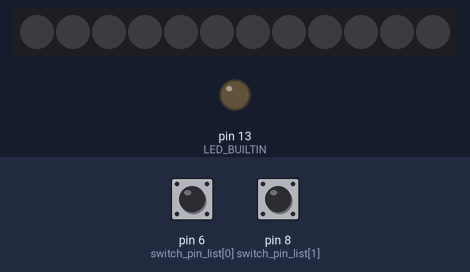
A sketch run on a simulated Arduino Uno, built with avr-gcc and run on an emulated ATmega328P. On the bench: 12 RGB LEDs in strip order, left to right, output pins drawn as LEDs (lit = HIGH). The inputs (shaded band) are chosen by the test bench; at power-on: pin 6 (switch_pin_list[0]) HIGH, pin 8 (switch_pin_list[1]) HIGH. Dim RGB values are drawn brighter than linear; random numbers use the default seed unless the sketch sets one; what the sketch prints to the serial monitor is not drawn.

Above: at 1.2 s.
1.3 s: pin 6 (switch_pin_list[0]) pulled LOW for 0.15 s
At 1.76 s:
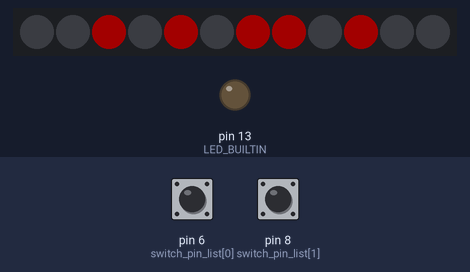
2.0 s: pin 8 (switch_pin_list[1]) pulled LOW for 0.15 s
At 2.36 s:
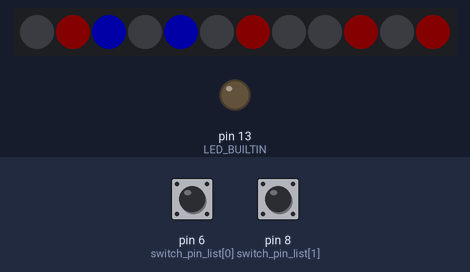
2.7 s: pin 8 (switch_pin_list[1]) pulled LOW for 3.2 s
At 7.1 s:
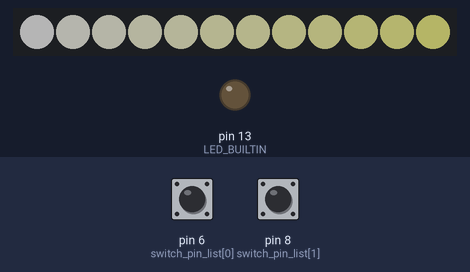
7.4 s: pin 6 (switch_pin_list[0]) pulled LOW for 1 s
At 9.2 s:
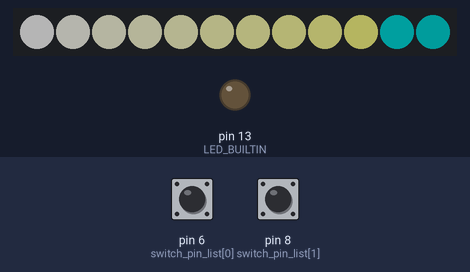
9.9 s: pin 6 (switch_pin_list[0]) pulsed LOW 5 times (0.12 s each, 0.3 s apart)
At 12.0 s:
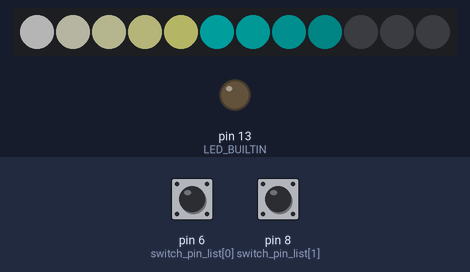
Timing chart, 0 to 13.5 s (numbered marks = the images above; inputs shaded):
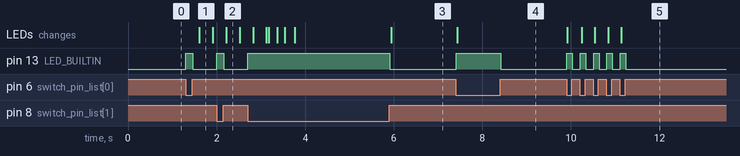

The sketch:

NeoPixelRing_Workbench.ino
```cpp
#define TRACE_ON
//#define TRACE_OUTPUT
//#define TRACE_OUTPUT_HIGH

#include <Adafruit_NeoPixel.h>
#include "particle.h"

typedef struct{
  byte red;
  byte green;
  byte blue;
} colorRGB_t;


#define PIXEL_PIN    7    // Digital IO pin connected to the NeoPixels.

#define PIXEL_COUNT 12

// Parameter 1 = number of pixels in strip,  neopixel stick has 8
// Parameter 2 = pin number (most are valid)
// Parameter 3 = pixel type flags, add together as needed:
//   NEO_RGB     Pixels are wired for RGB bitstream
//   NEO_GRB     Pixels are wired for GRB bitstream, correct for neopixel stick
//   NEO_KHZ400  400 KHz bitstream (e.g. FLORA pixels)
//   NEO_KHZ800  800 KHz bitstream (e.g. High Density LED strip), correct for neopixel stick

#define FPS 30
#define FRAME_DELAY 1000/FPS
#define BALL_COLOR strip.Color(200, 200, 0)  // Yellow
#define BALL_COLOR_AFTER_GLOW strip.Color(20, 10, 0)  // Yellow
#define BLACK_COLOR strip.Color(0, 0, 0)
#define BASE_A_COLOR(i) dimmedColor(0, 255, 255,i)
#define BASE_B_COLOR(i) dimmedColor(50, 00,0,i)

colorRGB_t base_a_color = {0,255,255};

  #define PARTICLE_COUNT 10
  static Particle particles[PARTICLE_COUNT];

unsigned long output_frame_millis=0;
unsigned long output_frame_number=0;

Adafruit_NeoPixel strip = Adafruit_NeoPixel(PIXEL_COUNT, PIXEL_PIN, NEO_GRB + NEO_KHZ800);

enum program_t {
  dimgrading_scene,
  particle_party_1,
  particle_party_2
};

program_t current_program=particle_party_2;
//program_t current_program=dimgrading_scene;

/*  ************************  dimgrading_scene **************************
 *  *********************************************************************
 */

unsigned long output_draw_dimgrading_scene()
{
  static int intensity=255;
  static int change_velocity=-10;
  static int contrast=10;
  static int contrast_velocity=3;


  if(input_button_A_gotPressed()) {
    contrast+=contrast_velocity;
    #ifdef TRACE_OUTPUT
      Serial.print(F("Contrast:"));Serial.println(contrast);
    #endif
    if(contrast<1)
    {
      contrast_velocity= - contrast_velocity;
      contrast=2;
    }
    if(contrast>60)
    {
      contrast_velocity= - contrast_velocity;
      contrast=57;
    }
  }

  if(input_button_B_gotPressed()) {
    intensity+=change_velocity;
    #ifdef TRACE_OUTPUT
      Serial.print(F("Intensity:"));Serial.println(intensity);
    #endif
    if(intensity<0)
    {
      change_velocity= - change_velocity;
      intensity=0;
    }
    if(intensity>255)
    {
      change_velocity= - change_velocity;
      intensity=255;
    }
  }

  unsigned long current_frame_duration=millis()-output_frame_millis;
  if(current_frame_duration<FRAME_DELAY) return FRAME_DELAY-current_frame_duration;
  output_frame_millis=millis();
  output_frame_number++;
    #ifdef TRACE_OUTPUT_HIGH
      Serial.print(F("Frame:"));Serial.println(output_frame_number);
    #endif
  for(int i=0;i<PIXEL_COUNT;i++) {
    strip.setPixelColor(i,dimmedColorRGB(base_a_color,(intensity-i*contrast)));
  }
  strip.show();
}

/*  ************************  output_draw_particle_party_1 **************************
 *  *********************************************************************
 */
void output_draw_particle_party_1()
{


  int i;

  if(input_button_A_gotPressed()) {

      for(i=0;i<PARTICLE_COUNT;i++)
      {
        if(!particles[i].isAlive()) {
          particles[i].igniteRandom(11,-600);
          break;
        }
     }
  }
  if(input_button_B_gotPressed()) {

      for(i=0;i<PARTICLE_COUNT;i++)
      {
        if(!particles[i].isAlive()) {
          particles[i].igniteRandom(0,600);
          break;
        }
     }
  }

  unsigned long current_frame_duration=millis()-output_frame_millis;
  if(current_frame_duration<FRAME_DELAY) return FRAME_DELAY-current_frame_duration;
  output_frame_millis=millis();
  output_frame_number++;
  #ifdef TRACE_OUTPUT
      Serial.print(F("Frame:"));Serial.println(output_frame_number);
  #endif


  for(i=0;i<PIXEL_COUNT;i++) {// clear strip
    strip.setPixelColor(i,0);
  }
  for(i=0;i<PARTICLE_COUNT;i++) {
    if(particles[i].isAlive()) {
      particles[i].draw(strip);
      particles[i].frameTick(output_frame_number);
    }
  }
  strip.show();
}

/*  ************************  output_draw_particle_party_2 **************************
 *  *********************************************************************
 */
void output_draw_particle_party_2()
{

  int i;

  if(input_button_A_gotPressed()) {

      for(i=0;i<PARTICLE_COUNT;i++)
      {
        if(!particles[i].isAlive()&&i%2) {
          particles[i].ignite(255,0,0,11,-100-150*i);
        }
     }
  }
  if(input_button_B_gotPressed()) {

      for(i=0;i<PARTICLE_COUNT;i++)
      {
        if(!particles[i].isAlive()&&i%2==0) {
          particles[i].ignite(0,0,255,0+(i)/3,230+50*i);
        }
     }
  }

  unsigned long current_frame_duration=millis()-output_frame_millis;
  if(current_frame_duration<FRAME_DELAY) return FRAME_DELAY-current_frame_duration;
  output_frame_millis=millis();
  output_frame_number++;
  #ifdef TRACE_OUTPUT
      Serial.print(F("Frame:"));Serial.println(output_frame_number);
  #endif


  for(i=0;i<PIXEL_COUNT;i++) {// clear strip
    strip.setPixelColor(i,0);
  }
  for(i=0;i<PARTICLE_COUNT;i++) {
    if(particles[i].isAlive()) {
      particles[i].draw(strip);
      particles[i].frameTick(output_frame_number);
    }
  }
  strip.show();
}
/*  ************************  Helper  ************************************
 *  *********************************************************************
 */


uint32_t dimmedColor(int r,int g,int b,int i)
{
  if(i<0)i=0;
  if(i>255)i=255;
  return strip.Color((r*i)/255, (g*i)/255, (b*i)/255);
}

uint32_t dimmedColorRGB(colorRGB_t color,int i)
{
  if(i<0)i=0;
  if(i>255)i=255;
  return strip.Color(color.red*i/255, color.green*i/255, color.blue*i/255);
}

/*  ************************  setup  ************************************
 *  *********************************************************************
 */

void setup() {

   input_setup();
  #ifdef TRACE_ON
    char compile_signature[] = "--- START (Build: " __DATE__ " " __TIME__ ") ---";
    Serial.begin(9600);
    Serial.println(compile_signature);
  #endif

  strip.begin();
  strip.show(); // Initialize all pixels to 'off'
  strip.setBrightness(64);
}

/*  ************************  loop  ************************************
 *  *********************************************************************
 */
void loop() {
   input_capture_tick();

   switch (current_program) {
    case dimgrading_scene:
              // TODO Check buttons to switch to next scene
              output_draw_dimgrading_scene();
             if(input_button_B_gotReleased() && input_getLastPressDuration()>3000)
                 current_program=particle_party_1;
              break;
    case particle_party_1:

              output_draw_particle_party_1();
              if(input_button_B_gotReleased() && input_getLastPressDuration()>3000)
                 current_program=particle_party_1;

              break;
    case particle_party_2:

              output_draw_particle_party_2();
              if(input_button_B_gotReleased() && input_getLastPressDuration()>3000)
                 current_program=dimgrading_scene;

              break;
    default:
         Serial.println(F("Bad program")); delay(1000);
   }
}
```

input.ino
```cpp
/* Functions to handle all input elements */


// Activate general trace output


#define TRACE_ON

//#ifdef TRACE_ON
#define TRACE_PUSH_WITH_BUILTIN
//#define TRACE_INPUT
//#define TRACE_INPUT_HIGH
//#define TRACE_INPUT_RETRIEVAL
//#endif

/* Port constants --> check the IDS Function */

#define PORT_MAIN_SWITCH 8

const byte switch_pin_list[] = {6,    // Button A
                                8,    // Button B
                               };

const unsigned int debounce_mask[] =
{ /* length of every bit depends on timer interrupt interval */
  0x0007,    // Button A
  0x0007,    // Button B
};
#define INPUT_PORT_COUNT sizeof(switch_pin_list)


volatile bool setupComplete = false;

volatile unsigned int raw_state_register[INPUT_PORT_COUNT];
volatile unsigned int raw_state;
volatile unsigned int debounced_state = 0; /* Debounced state with history to last cycle managed by the ISR */
volatile unsigned long input_last_change_time = 0;

unsigned int tick_state = 0;              /* State provided in the actual tick, with change indication to last tick */

#ifdef TRACE_INPUT_traceValue_acceleration
volatile byte traceValue_acceleration=0;
volatile int traceValue_turn_interval=0;
#endif


#define INPUT_BITIDX_BUTTON_A 0
#define INPUT_BITIDX_BUTTON_B 2
/*                                         76543210 */


#define INPUT_BUTTON_A_BITS                  0x0003
#define INPUT_BUTTON_A_IS_PRESSED_PATTERN    0x0003
#define INPUT_BUTTON_A_GOT_PRESSED_PATTERN   0x0001
#define INPUT_BUTTON_A_GOT_RELEASED_PATTERN  0x0002
#define INPUT_BUTTON_B_BITS                  0x000C
#define INPUT_BUTTON_B_IS_PRESSED_PATTERN    0x000C
#define INPUT_BUTTON_B_GOT_PRESSED_PATTERN   0x0004
#define INPUT_BUTTON_B_GOT_RELEASED_PATTERN  0x0008


/* Masks for debounce handling */

#define INPUT_CURRENT_BITS 0x5555
#define INPUT_PREVIOUS_BITS 0xaaaa

/* Timing tracker */
unsigned long last_press_start_time=0;
unsigned long last_press_end_time=0;
bool input_enabled=true;


/* ********************************************************************************************************** */
/*               Interface functions                                                                          */

/* ------------- General Information --------------- */

int input_getMillisSinceLastEvent() {
  return (millis() - input_last_change_time);
}

long input_getCurrentPressDuration()
{
  #ifdef TRACE_INPUT
    Serial.print(F("input CurrentPressDuration:"));
    Serial.println(millis()-last_press_start_time);
  #endif

  return millis()-last_press_start_time;
}

long input_getLastPressDuration()
{
  return  last_press_end_time-last_press_start_time;
}

/* ------------- Button events --------------- */

bool input_button_A_gotPressed()
{

  return input_enabled && ((tick_state & INPUT_BUTTON_A_BITS) == INPUT_BUTTON_A_GOT_PRESSED_PATTERN);
}

bool input_button_A_isPressed()
{
  return input_enabled && ((tick_state & INPUT_BUTTON_A_BITS) == INPUT_BUTTON_A_IS_PRESSED_PATTERN);
}

byte input_button_A_gotReleased()
{
  return input_enabled && ((tick_state & INPUT_BUTTON_A_BITS) == INPUT_BUTTON_A_GOT_RELEASED_PATTERN);
}


bool input_button_B_gotPressed()
{
    #ifdef TRACE_INPUT_RETRIEVAL
      Serial.print(F("call input_button_B_gotPressed"));Serial.println(tick_state,HEX);
    #endif
  return input_enabled && ((tick_state & INPUT_BUTTON_B_BITS) == INPUT_BUTTON_B_GOT_PRESSED_PATTERN);
}

bool input_button_B_isPressed()
{
  return input_enabled && ((tick_state & INPUT_BUTTON_B_BITS) == INPUT_BUTTON_B_IS_PRESSED_PATTERN);
}

byte input_button_B_gotReleased()
{
  return input_enabled && ((tick_state & INPUT_BUTTON_B_BITS) == INPUT_BUTTON_B_GOT_RELEASED_PATTERN);
}


/* ------------- Operations ----------------- */


/* Disable input until all buttons have been released */

void input_pauseUntilRelease()
{
  input_enabled=false;
}

/* *************************** internal implementation *************************** */


/* **** Timer 1 interrupt function to track the state changes direct attached buttons and switches
*/

ISR(TIMER1_COMPA_vect)
{
  static unsigned long last_turn_event=0;
  unsigned long turn_event_interval=0;
  TCNT1 = 0;             // reset the counter register

  if (!setupComplete) return;

  /* copy debounce of state of last cycle  to history bits */
  debounced_state = (debounced_state & INPUT_CURRENT_BITS) << 1
                    | (debounced_state & INPUT_CURRENT_BITS);

  /* Get state of all switches */
  for (byte i = 0; i < INPUT_PORT_COUNT; i++) { // for all input ports configured

    // Push  actual reading into the raw state registers
    raw_state_register[i] <<= 1;
    raw_state_register[i] |= !digitalRead(switch_pin_list[i]);
    bitWrite(raw_state, i * 2, raw_state_register[i] & 0x0001); /* and the current status bits */

    // if raw state is stable  copy it to debounced state
    if ((raw_state_register[i] & 0x001f) == 0x0000) bitClear(debounced_state, i << 1);
    else if ((raw_state_register[i]&debounce_mask[i]) == debounce_mask[i]) bitSet(debounced_state, i << 1);
  }

  /* Reset last change timer if anything has changed */
  if ((debounced_state & INPUT_CURRENT_BITS) != (debounced_state & INPUT_PREVIOUS_BITS) >> 1) {

    input_last_change_time = millis();
  }

}


/* ************************************* TICK ***********************************************
   translate the state of buttons into the ticks of the game state machint.
   Must be called by the master loop for every cycle to provide valid event states of
   all input devices.
*/

void input_capture_tick() {


  /* copy processed tick  state to history bits  and take debounced as new value */
  tick_state = (tick_state & INPUT_CURRENT_BITS) << 1
               | (debounced_state & INPUT_CURRENT_BITS);

  /* Track pressing time */
  /* 01 = Press  */
  if((  (tick_state & INPUT_CURRENT_BITS) ^( (tick_state & INPUT_PREVIOUS_BITS) >> 1)  // Anything changed
     )&(tick_state & INPUT_CURRENT_BITS))     // and it was changed to 1
  {
    last_press_end_time =last_press_start_time=input_last_change_time;
    #ifdef TRACE_INPUT_HIGH
      Serial.print(F("Input Press Event"));Serial.println(tick_state,HEX);
    #endif
  }
  /* 10 = release */
  if((  (tick_state & INPUT_CURRENT_BITS)^( (tick_state & INPUT_PREVIOUS_BITS) >> 1)
     )  &(~tick_state & INPUT_CURRENT_BITS))
  {
    last_press_end_time=input_last_change_time;
    #ifdef TRACE_INPUT_HIGH
      Serial.print(F("Input Release Event"));Serial.println(tick_state,HEX);
    #endif
   }


  /* enable input when all is release */
  if(tick_state==0)
  {
    #ifdef TRACE_PUSH_WITH_BUILTIN
      digitalWrite(LED_BUILTIN,LOW);
    #endif
    input_enabled=true;
  }
  #ifdef TRACE_PUSH_WITH_BUILTIN
  else    digitalWrite(LED_BUILTIN,HIGH);
  #endif

} // void input_switches_tick()


/* ***************************       S E T U P           ******************************
*/

void input_setup() {

  #ifdef TRACE_PUSH_WITH_BUILTIN
    pinMode(LED_BUILTIN,OUTPUT);
    digitalWrite(LED_BUILTIN,LOW);
  #endif
  #ifdef TRACE_INPUT
       Serial.println(F("input_setup!"));
  #endif

  /* Initialize switch pins and raw_state_register array */
  for (byte switchIndex = 0; switchIndex < INPUT_PORT_COUNT ; switchIndex++) {
    pinMode(switch_pin_list[switchIndex], INPUT_PULLUP);
    raw_state_register[switchIndex] = 0;
  }

  // Establish timer1 interrupt for regular input scanning

  noInterrupts();           // Alle Interrupts temporÃ¤r abschalten
  TCCR1A = 0;
  TCCR1B = 0;
  TCNT1 = 0;                // Register mit 0 initialisieren
//  OCR1A = 62  ;             // Interrupt call for every 1 ms https://timer-interrupt-calculator.simsso.de/
//  OCR1A = 124  ;             // Interrupt call for every 2 ms https://timer-interrupt-calculator.simsso.de/
  OCR1A = 186  ;             // Interrupt call for every 3 ms https://timer-interrupt-calculator.simsso.de/
  TCCR1B |= (1 << CS12);    // 256 als Prescale-Wert spezifizieren
  TIMSK1 |= (1 << OCIE1A);  // Timer Compare Interrupt aktivieren
  interrupts();             // alle Interrupts scharf schalten


  setupComplete = true;
}
```

particle.cpp
```cpp
#include "particle.h"
#include "Arduino.h"

//#define TRACE_PARTICLE

#define PARTICLE_PIXEL_COUNT 12


Particle::Particle(void)
{

}

void Particle::ignite(int r,int g, int b, int pos, int vlct, byte dcr)
{
  colorChannel[0]=r;
  colorChannel[1]=g;
  colorChannel[2]=b;

  position=pos*POSITION_TO_PIXEL_FACTOR;
  velocity=vlct;
  decayrate=dcr;
  if(decayrate>99) decayrate=99; // using values >99 would result in infinity life

  life=1000;
  acceleration=-16*velocity/1000;

  #ifdef TRACE_PARTICLE
  Serial.println("ignite");
  #endif
}


void Particle::igniteRandom(int pos, int velocityBase)
{
  colorChannel[0]=230-random(60);  // r
  colorChannel[1]=255-random(200);  // g
  colorChannel[2]=255-random(200);  // b

  position=pos*POSITION_TO_PIXEL_FACTOR;
  if(velocityBase>0) velocity=velocityBase+ random(0,300);
  if(velocityBase<0) velocity=velocityBase- random(0,300);
  if(velocityBase==0) velocity=((random(20)%2)==0?1:-1)*random(700,1000);
  decayrate=random(70,93);  // decayrate

  life=1000-random(0,100);
  if(velocity>0) acceleration=-15-(3-random(0,6));
  else acceleration=15+(3-random(0,6));
}

void Particle::frameTick(unsigned long frame_number)
{
  long long_life=0;

  if(frame_number%PARTICLE_FRAMES_PER_TICK!=0) return;

  position+=velocity;
  if(position<0) position+=max_position;
  if(position>=max_position)  position-=max_position;

  velocity+=acceleration;
  //acceleration=-16*velocity/1000;    // Velocity dependend drag

  if(life>0) {
    long_life=life;
    life=(long_life*decayrate)/100;   // Percentace in integer arithmetic: multiply first
  }
}

void Particle::draw(Adafruit_NeoPixel &strip)
{
   int currentChannel[3];
   unsigned int colorValueAsInt;
   long long_life=life;

   for(int i=0;i<3;i++)
   {
    currentChannel[i]=long_life*colorChannel[i]/1000;
    #ifdef TRACE_PARTICLE
      Serial.print(currentChannel[i]);Serial.print("|");
    #endif
   }
   strip.setPixelColor(position/POSITION_TO_PIXEL_FACTOR,currentChannel[0],currentChannel[1],currentChannel[2]);
   #ifdef TRACE_PARTICLE
   Serial.println(life);
   #endif
}
```

Source omitted: particle.h (1685 bytes)

Measured:
- after the input at 1.3 s, pin 13 (LED_BUILTIN): LOW → HIGH at once, → LOW 0.16 s later; the LEDs: change after 0.31 s (image 1)
- after the input at 2.0 s, pin 13 (LED_BUILTIN): LOW → HIGH at once, → LOW 0.16 s later
- after the input at 2.7 s, pin 13 (LED_BUILTIN): LOW → HIGH at once, → LOW 3.2 s later
- after the input at 7.4 s, pin 13 (LED_BUILTIN): LOW → HIGH at once, → LOW 1.0 s later; the LEDs: change at once (image 4)
- after the input at 9.9 s, pin 13 (LED_BUILTIN): alternates HIGH for 0.13 s and LOW for 0.17 s, 10 changes in all, then stays LOW, starting at once; the LEDs: first change at once (image 5 shows a later state)
